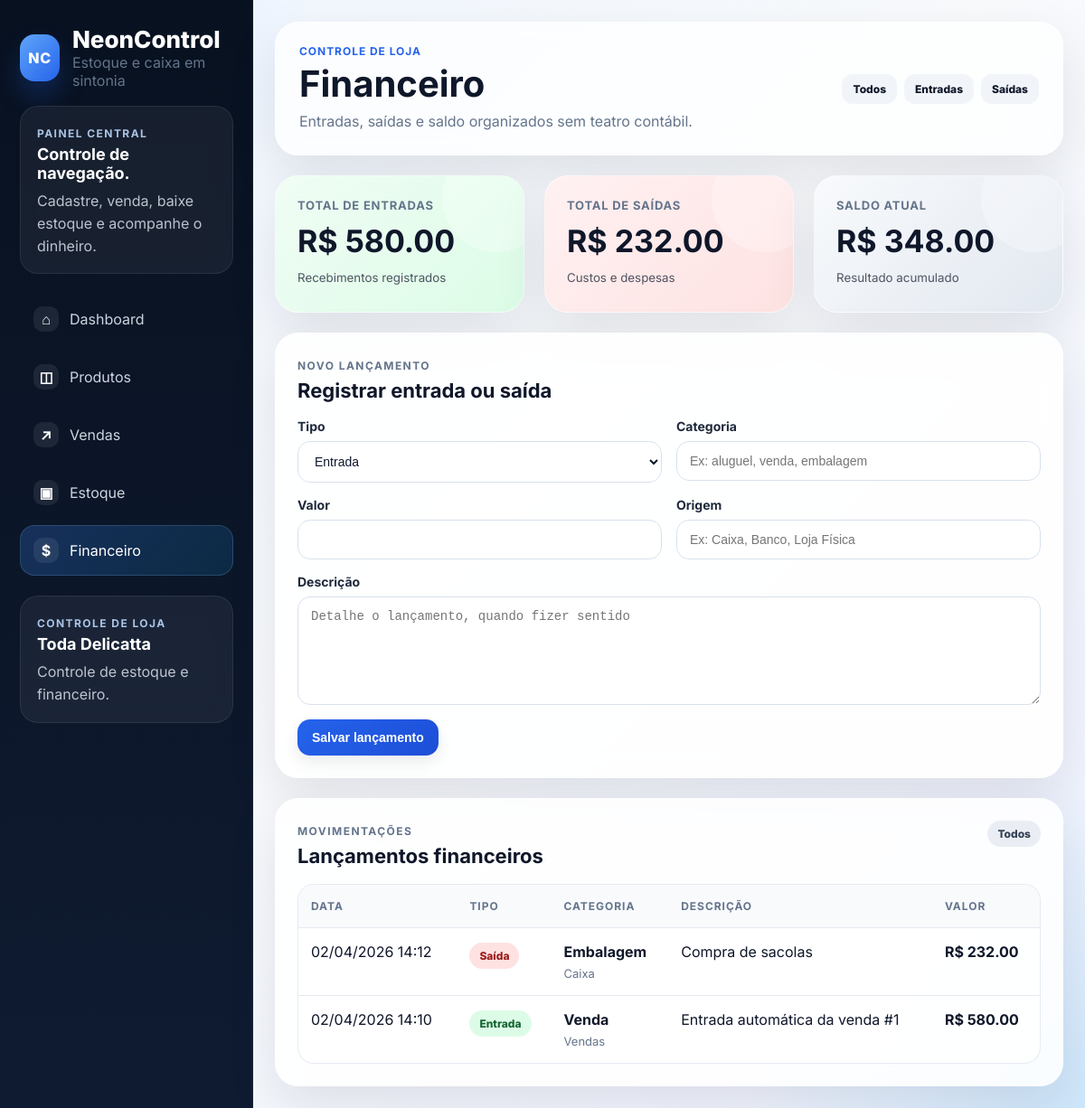
The page /finance on the database its author committed.
### app/models/finance.py (models this page shows)
class FinancialEntry(Base):
    __tablename__ = 'financial_entries'
    id = Column(Integer, primary_key=True, index=True)
    type = Column(String(20), nullable=False)  # income, expense
    category = Column(String(80), nullable=False)
    amount = Column(Float, nullable=False)
    description = Column(String(255), nullable=True)
    origin = Column(String(120), nullable=True)
    reference_id = Column(Integer, nullable=True)
    created_at = Column(DateTime, default=datetime.utcnow)

### app/routes/web.py (the view)
@router.get('/finance')
def finance_page(request: Request, entry_type: str | None = None, db: Session = Depends(get_db)):
    entries = FinanceService.list_entries(db, entry_type)
    totals = FinanceService.totals(db)
    return render(request, 'finance.html', {'active_page': 'finance', 'entries': entries, 'totals': totals, 'entry_type': entry_type or ''})

### app/templates/finance.html (shortened to what this page needs)
{% extends 'base.html' %}
{% block page_title %}Financeiro{% endblock %}
{% block page_subtitle %}Entradas, saídas e saldo organizados sem teatro contábil.{% endblock %}
{% block header_actions %}
<div class="row gap-sm wrap-mobile">
    <a class="btn small secondary" href="/finance">Todos</a>
    <a class="btn small secondary" href="/finance?entry_type=income">Entradas</a>
    <a class="btn small secondary" href="/finance?entry_type=expense">Saídas</a>
</div>
{% endblock %}
{% block content %}
<div class="grid cards-grid metrics-grid finance-metrics">
    <div class="card metric-card income">
        <span class="metric-label">Total de entradas</span>
        <strong>R$ {{ '%.2f'|format(totals.income) }}</strong>
        <small>Recebimentos registrados</small>
    </div>
    <div class="card metric-card expense">
        <span class="metric-label">Total de saídas</span>
        <strong>R$ {{ '%.2f'|format(totals.expense) }}</strong>
        <small>Custos e despesas</small>
    </div>
    <div class="card metric-card neutral">
        <span class="metric-label">Saldo atual</span>
        <strong>R$ {{ '%.2f'|format(totals.balance) }}</strong>
        <small>Resultado acumulado</small>
    </div>
</div>
<div class="grid two-col finance-layout">
    <section class="card card-elevated form-card sticky-card">
        <div class="section-head">
            <div>
                <span class="panel-kicker">Novo lançamento</span>
                <h3>Registrar entrada ou saída</h3>
            </div>
        </div>
        <form method="post" action="/finance" class="form-grid">
            <label>Tipo
                <select name="type" required>
                    <option value="income">Entrada</option>
                </select>
            </label>
            <label>Categoria<input type="text" name="category" placeholder="Ex: aluguel, venda, embalagem" required></label>
            <label>Valor<input type="number" step="0.01" min="0.01" name="amount" required></label>
            <label>Origem<input type="text" name="origin" placeholder="Ex: Caixa, Banco, Loja Física"></label>
            <label class="full-width">Descrição<textarea name="description" rows="4" placeholder="Detalhe o lançamento, quando fizer sentido"></textarea></label>
            <div class="actions full-width"><button class="btn primary" type="submit">Salvar lançamento</button></div>
        </form>
    </section>
    <section class="card card-elevated">
        <div class="section-head">
            <div>
                <span class="panel-kicker">Movimentações</span>
                <h3>Lançamentos financeiros</h3>
            </div>
            {% if entry_type %}
                <span class="pill-count">Filtro: {{ 'Entradas' if entry_type == 'income' else 'Saídas' }}</span>
            {% else %}
                <span class="pill-count">Todos</span>
            {% endif %}
        </div>
        {% if entries %}
        <div class="table-wrap">
            <table>
                <thead><tr><th>Data</th><th>Tipo</th><th>Categoria</th><th>Descrição</th><th>Valor</th></tr></thead>
                <tbody>
                {% for entry in entries %}
                    <tr>
                        <td>{{ entry.created_at.strftime('%d/%m/%Y %H:%M') }}</td>
                        <td>
                            {% if entry.type == 'income' %}
                                <span class="badge success">Entrada</span>
                            {% else %}
                                <span class="badge danger">Saída</span>
                            {% endif %}
                        </td>
                        <td>
                            <strong>{{ entry.category }}</strong>
                            <div class="table-subline">{{ entry.origin or 'Origem não informada' }}</div>
                        </td>
                        <td>{{ entry.description or '-' }}</td>
                        <td><strong>R$ {{ '%.2f'|format(entry.amount) }}</strong></td>
                    </tr>
                {% endfor %}
                </tbody>
            </table>
        </div>
        {% else %}
            <div class="empty-state">
                <div class="empty-icon">$</div>
                <strong>Nenhum lançamento registrado</strong>
                <p class="muted">Assim que você lançar entradas e saídas, o caixa começa a contar a história certa.</p>
            </div>
        {% endif %}
    </section>
</div>
{% endblock %}

### rows shown on the page
FinancialEntry: created_at "02/04/2026 14:12", type "Saída", category "Embalagem", origin "Caixa", description "Compra de sacolas", amount "232.00"
FinancialEntry: created_at "02/04/2026 14:10", type "Entrada", category "Venda", origin "Vendas", description "Entrada automática da venda #1", amount "580.00"

### other values the page prints
{{ '%.2f'|format(totals.income) }} "580.00"
{{ '%.2f'|format(totals.expense) }} "232.00"
{{ '%.2f'|format(totals.balance) }} "348.00"
